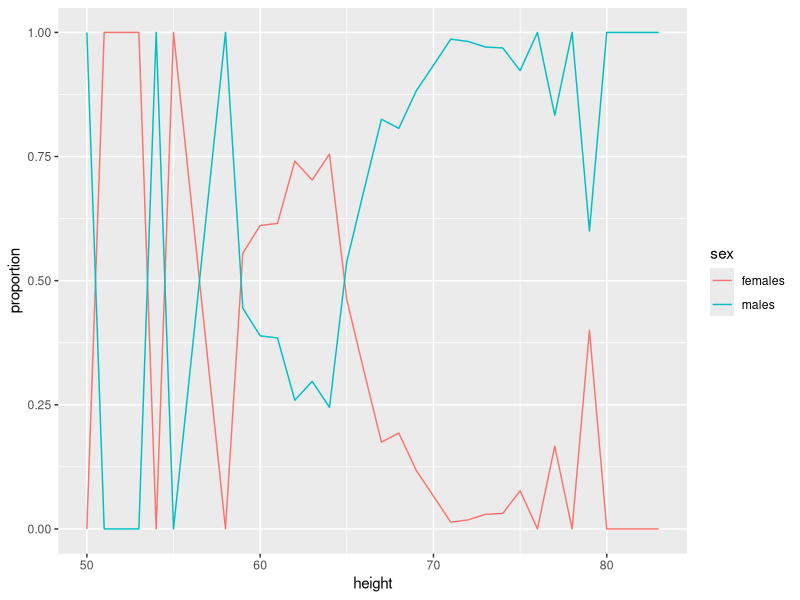
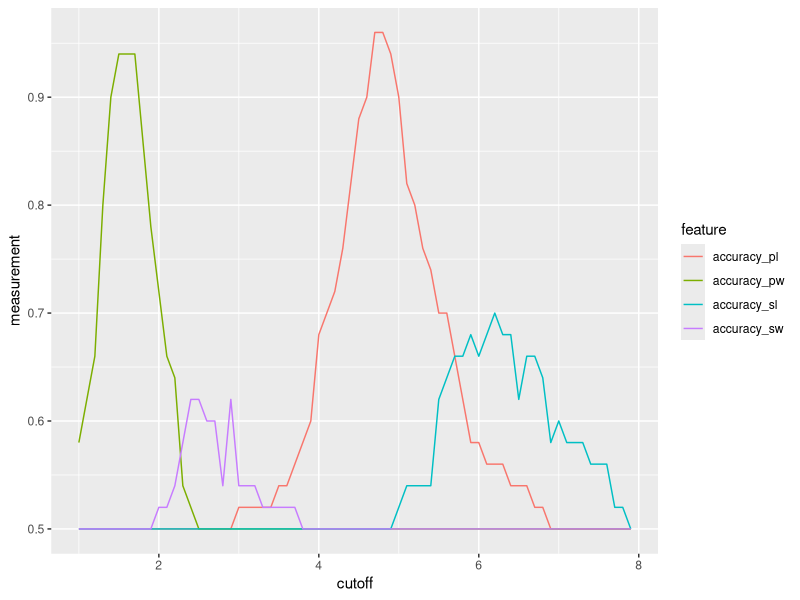
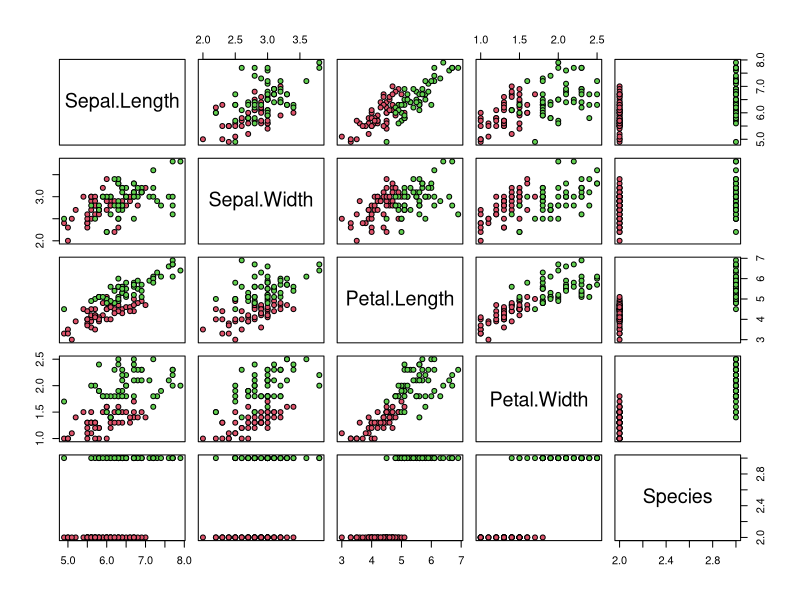

Recreate these plots in R, in order.
# Housekeeping -----------------------------------------------------------------

rm(list = ls())
gc()

library('tidyverse')
library('dslabs')
library('caret')
library('lubridate')

# Assessment -------------------------------------------------------------------

data(heights)
str(heights)
heights[777,]

heights %>%
  summarize(max_height = max(height),
            shortest = which.min(height),
            mean = mean(height),
            median = median(height),
            proportion_males = mean(sex == "Male"),
            taller = sum(height > 78 & sex == "Female"))

# Section 2.1 ------------------------------------------------------------------

# evaluation of heights database

data(heights)

list <- createDataPartition(heights$height, times = 2, p = .01, list = FALSE)

heights[list[,1],]
heights[list[,2],]

heights %>%
  mutate(height = round(height,0)) %>%
  group_by(height,sex) %>%
  count(height) %>%
  spread(key = sex, value = n, fill = 0) %>%
  transmute(height = height,
            males = Male/(Male+Female),
            females = Female/(Male+Female)) %>%
  gather(key='sex', value = 'proportion', males:females) %>%
  ggplot(aes(x = height, y = proportion, color = sex)) +
  geom_line()

list <- createDataPartition(heights$height,times=1,p=.05,list=FALSE)
test_set <- heights[list,]
train_set <- heights[-list,]

F1 <- sapply(min(heights$height):max(heights$height), function(x){
  y_hat <-  ifelse(heights$height > x, 'Male', 'Female') %>% factor()
  y_actual <-  heights$sex
  F_meas(data = y_hat, reference = y_actual)
})


scores <- 
  data.frame(strata = min(heights$height):max(heights$height),
             F1_score = F1)

scores %>%
  summarise(best_cutoff = strata[which.max(F1_score)],
            F1_score = F1_score[which.max(F1_score)])

y_hat <- ifelse(heights$height > 66, "Male", "Female") %>% factor()
y_actual <- heights$sex

se <- sensitivity(data = y_hat, reference = y_actual)
sp <- specificity(data = y_hat, reference = y_actual)
pr <- precision(data = y_hat, reference = y_actual)
F1 <- F_meas(data = y_hat, reference = y_actual)

2/(1/se + 1/pr) # coincides with F1 = geom mean sensitivity and precision
2/(1/se + 1/sp)

# Assessment - heights

data(reported_heights)

dat <- mutate(reported_heights, date_time = ymd_hms(time_stamp)) %>%
  filter(date_time >= make_date(2016, 01, 25) & date_time < make_date(2016, 02, 1)) %>%
  mutate(type = ifelse(day(date_time) == 25 & hour(date_time) == 8 & between(minute(date_time), 15, 30), "inclass","online")) %>%
  select(sex, type)

y <- factor(dat$sex, c("Female", "Male"))
x <- dat$type

model <- 
  data.frame(actual_sex = y, type = x)

model %>%
  mutate(predicted_sex = ifelse(type == "inclass", "Female", "Male")) %>%
  summarise(accuracy = mean(actual_sex == predicted_sex))
  
y <- model$actual_sex
y_hat <- ifelse(model$type == "inclass", "Female", "Male") %>% factor()

table(y_hat, y)
sensitivity(data = y_hat, reference = y)
specificity(data = y_hat, reference = y)

prevalence <- 
  dat %>%
  summarise(female_prevalence = mean(sex=="Female"))

# Assessment - iris dataset

data(iris)
iris <- iris[-which(iris$Species=='setosa'),]
y <- iris$Species

set.seed(2, sample.kind="Rounding")
list <- createDataPartition(y,times=1,p=.5,list=FALSE)
test <- iris[list,]
train <- iris[-list,]

range <- 
  iris %>%
  select(-Species) %>%
  summary()

cutoff <- seq(1,7.9,.1)

tmp <- sapply(cutoff,function(x){
  tmp <- data.frame(y_hat_sl = ifelse(train$Sepal.Length > x,"virginica","versicolor"),
                    y_hat_sw = ifelse(train$Sepal.Width > x,"virginica","versicolor"),
                    y_hat_pl = ifelse(train$Petal.Length > x,"virginica","versicolor"),
                    y_hat_pw = ifelse(train$Petal.Width > x,"virginica","versicolor"),
                    y_actual = train$Species) %>%
    summarize(cutoff = x,
              accuracy_sl = mean(y_hat_sl == y_actual),
              accuracy_sw = mean(y_hat_sw == y_actual),
              accuracy_pl = mean(y_hat_pl == y_actual),
              accuracy_pw = mean(y_hat_pw == y_actual))
})

accuracy <-
  data.frame(cutoff = as.numeric(tmp[1,]),
             accuracy_sl = as.numeric(tmp[2,]),
             accuracy_sw = as.numeric(tmp[3,]),
             accuracy_pl = as.numeric(tmp[4,]),
             accuracy_pw = as.numeric(tmp[5,]))

accuracy %>%
  summary()

accuracy %>%
  gather(key = 'feature', value = 'measurement', -cutoff) %>%
  ggplot(aes(x = cutoff, y = measurement, color = feature)) +
  geom_line()

y_hat = ifelse(test$Petal.Length > 4.7, "virginica", "versicolor") %>% as.character()
y_actual = test$Species %>% as.character()

mean(y_hat == y_actual)


# tmp <- sapply(cutoff,function(x){
#   tmp <- data.frame(y_hat_sl = ifelse(test$Sepal.Length > x,"virginica","versicolor"),
#                     y_hat_sw = ifelse(test$Sepal.Width > x,"virginica","versicolor"),
#                     y_hat_pl = ifelse(test$Petal.Length > x,"virginica","versicolor"),
#                     y_hat_pw = ifelse(test$Petal.Width > x,"virginica","versicolor"),
#                     y_actual = test$Species) %>%
#     summarize(cutoff = x,
#               accuracy_sl = mean(y_hat_sl == y_actual),
#               accuracy_sw = mean(y_hat_sw == y_actual),
#               accuracy_pl = mean(y_hat_pl == y_actual),
#               accuracy_pw = mean(y_hat_pw == y_actual))
# })
# 
# accuracy <-
#   data.frame(cutoff = as.numeric(tmp[1,]),
#              accuracy_sl = as.numeric(tmp[2,]),
#              accuracy_sw = as.numeric(tmp[3,]),
#              accuracy_pl = as.numeric(tmp[4,]),
#              accuracy_pw = as.numeric(tmp[5,]))
# 
# accuracy %>%
#   summary()

plot(iris,pch=21,bg=iris$Species)



cutoff.pl <- accuracy$cutoff[which.max(accuracy$accuracy_pl)]
cutoff.pw <- accuracy$cutoff[which.max(accuracy$accuracy_pw)]

y_actual <- test$Species %>% droplevels()
y_hat <- ifelse(test$Petal.Length > cutoff.pl | test$Petal.Width > cutoff.pw,
                "virginica","versicolor")

mean(y_actual == y_hat)
